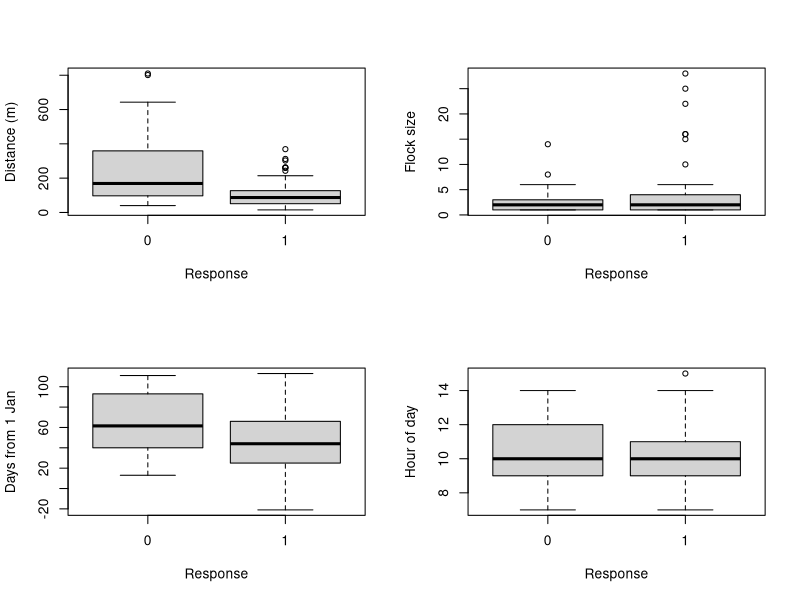
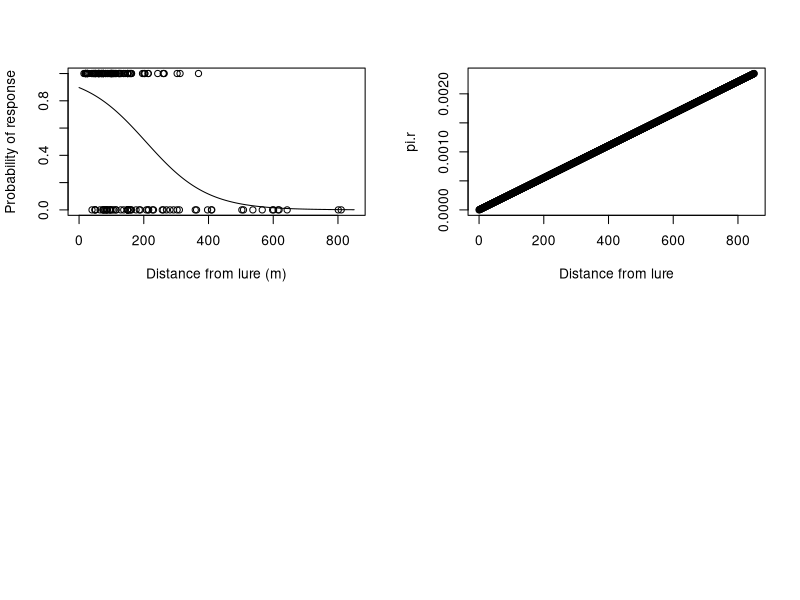

Generate these figures, in order, with R:
## ---- chunk 1
library(knitr)

# Specify whether answers are shown 
answer <- TRUE
mycode <- ifelse(answer, TRUE, FALSE)
#answer <- FALSE
## ---- chunk 2
xbill <- read.csv("lure-trials.csv",header=T)
if (answer) head(xbill)
## ---- chunk 3
if (answer) table(xbill$response)
## ---- chunk 4
if (answer) addmargins(table(xbill$response))
## ---- chunk 5
# Specify variables as factors
xbill$habitat <- factor(xbill$habitat)
xbill$behavcode <- factor(xbill$behavcode)
## ---- chunk 6
if (answer) addmargins(table(xbill$response, xbill$habitat))
## ---- chunk 7
if (answer){
  # Divide plot window into 4
  par(mfrow=c(2,2))
  # Boxplots for each covariate
  boxplot(xbill$dist~xbill$response, xlab="Response", ylab="Distance (m)")
  boxplot(xbill$numbirds~xbill$response, xlab="Response", ylab="Flock size")
  boxplot(xbill$day~xbill$response, xlab="Response", ylab="Days from 1 Jan")
  boxplot(xbill$time~xbill$response, xlab="Response", ylab="Hour of day")
}
## ---- chunk 8
# Fit a model with all potential covars
model1 <- glm(response~dist+numbirds+day+time+habitat+behavcode, family=binomial, data=xbill)
## ---- chunk 9
if (answer) summary(model1)
## ---- chunk 10
# Fit model with dist only
model2 <- glm(response~dist, family=binomial, data=xbill)
## ---- chunk 11
if (answer) summary(model2)
## ---- chunk 12
# Specify maximum distance
w <- 850
# Create data frame containing distances
preddata <- data.frame(dist=0:w)
# Predicton
phat <- predict.glm(model2, newdata=preddata, type="response")
## ---- chunk 13
if (answer) {
  plot(xbill$dist, xbill$response, xlim=c(0, w), xlab="Distance from lure (m)", ylab="Probability of response") 
  lines(preddata$dist, phat)
}
## ---- chunk 14
# Create pdf
pi.r <- preddata$dist/sum(preddata$dist)

# Plot pdf
plot(preddata$dist, pi.r, xlab="Distance from lure")
## ---- chunk 15
# Create pdf
Pa <- sum(phat * pi.r) 
Pa
## ---- chunk 16
detections <- read.csv("mainsurveydetections.csv", header=T)

# Total number of Scottish crossbills
n <- sum(detections$nscottish)
## ---- chunk 17
# Number of points
k <- length(detections$point)
# Covered area (km2)
a <- k * pi * (w/1000)^2
# Size of the study region (km2)
A <- 3505.8  
## ---- chunk 18
Nscot <- (n*A)/(Pa*a)
## ---- chunk 19
if (answer) format(Nscot)
## ---- chunk 20
# Initialise parameters
# Number of bootstraps 
nboot <- 1000
# Number of trials
m <- length(xbill$dist)
# Create empty vectors to store new sample
bdist <- vector(length=m)
bresponse <- vector(length=m)
# Create empty vector to store bootstrap abundances
bNscot <- vector(length=nboot)
# Data for prediction
pred <- data.frame(bdist=0:w)
  
# Start bootstrap loop
for (i in 1:nboot) {
  # Bootstrap trials
  # Generate index of sample 
  btindex <- sample(1:m, size=m, replace=TRUE)
  for (j in 1:m) {
    bdist[j] <- xbill$dist[btindex[j]]
    bresponse[j] <- xbill$response[btindex[j]]
  }
  # Fit GLM 
  bmodel <- glm(bresponse ~ bdist, family=binomial)
  # Predict probability of response
  bphat <- predict.glm(bmodel, newdata=pred, type="response")
  # Calculate Pa
  bPa <- sum(bphat * pi.r)
  
  # Bootstrap points
  rindex <- sample(1:k, k, replace=TRUE)
  n <- sum(detections$nscottish[rindex])
  
  # Calculate abundance
  bNscot[i] <- (n*A)/(bPa*a)
} # End of bootstrap loop

## ---- chunk 21
# Obtain percentiles
if (answer) quantile(bNscot, probs=c(0.025, 0.975))
